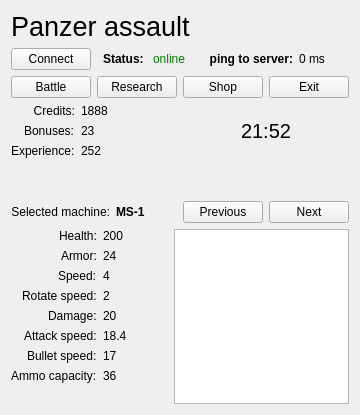
<?xml version="1.0" encoding="UTF-8"?>
<ui version="4.0">
 <class>UserForm</class>
 <widget class="QWidget" name="UserForm">
  <property name="geometry">
   <rect>
    <x>0</x>
    <y>0</y>
    <width>338</width>
    <height>415</height>
   </rect>
  </property>
  <property name="windowTitle">
   <string>Form</string>
  </property>
  <property name="styleSheet">
   <string notr="true">font-family: &quot;Yu Gothic&quot;;</string>
  </property>
  <layout class="QVBoxLayout" name="verticalLayout">
   <item>
    <widget class="QLabel" name="title">
     <property name="styleSheet">
      <string notr="true">font-family: &quot;Yu Gothic&quot;;
font-size: 20pt;</string>
     </property>
     <property name="text">
      <string>Panzer assault</string>
     </property>
    </widget>
   </item>
   <item>
    <layout class="QHBoxLayout" name="serverInfoLine">
     <item>
      <widget class="QPushButton" name="buttonConnect">
       <property name="text">
        <string>Connect</string>
       </property>
      </widget>
     </item>
     <item>
      <widget class="QLabel" name="status">
       <property name="styleSheet">
        <string notr="true">font-size: 9pt; font-weight: bold;</string>
       </property>
       <property name="text">
        <string>Status: </string>
       </property>
       <property name="alignment">
        <set>Qt::AlignRight|Qt::AlignTrailing|Qt::AlignVCenter</set>
       </property>
      </widget>
     </item>
     <item>
      <widget class="QLabel" name="statusNow">
       <property name="styleSheet">
        <string notr="true">font-size: 9pt; color: green;</string>
       </property>
       <property name="text">
        <string>online</string>
       </property>
      </widget>
     </item>
     <item>
      <widget class="QLabel" name="ping">
       <property name="styleSheet">
        <string notr="true">font-size: 9pt; font-weight: bold;</string>
       </property>
       <property name="text">
        <string>ping to server:</string>
       </property>
       <property name="alignment">
        <set>Qt::AlignRight|Qt::AlignTrailing|Qt::AlignVCenter</set>
       </property>
      </widget>
     </item>
     <item>
      <widget class="QLabel" name="pingMs">
       <property name="styleSheet">
        <string notr="true">font-size: 9pt;</string>
       </property>
       <property name="text">
        <string>0 ms</string>
       </property>
      </widget>
     </item>
    </layout>
   </item>
   <item>
    <layout class="QHBoxLayout" name="buttonsLine">
     <item>
      <widget class="QPushButton" name="buttonBattle">
       <property name="text">
        <string>Battle</string>
       </property>
      </widget>
     </item>
     <item>
      <widget class="QPushButton" name="buttonResearch">
       <property name="text">
        <string>Research</string>
       </property>
      </widget>
     </item>
     <item>
      <widget class="QPushButton" name="buttonShop">
       <property name="text">
        <string>Shop</string>
       </property>
      </widget>
     </item>
     <item>
      <widget class="QPushButton" name="buttonExit">
       <property name="text">
        <string>Exit</string>
       </property>
      </widget>
     </item>
    </layout>
   </item>
   <item>
    <layout class="QHBoxLayout" name="accountInfo">
     <item>
      <layout class="QFormLayout" name="infoForm">
       <property name="labelAlignment">
        <set>Qt::AlignRight|Qt::AlignTrailing|Qt::AlignVCenter</set>
       </property>
       <item row="0" column="0">
        <widget class="QLabel" name="credits">
         <property name="styleSheet">
          <string notr="true">font-size: 9pt;</string>
         </property>
         <property name="text">
          <string>Credits:</string>
         </property>
         <property name="alignment">
          <set>Qt::AlignRight|Qt::AlignTrailing|Qt::AlignVCenter</set>
         </property>
        </widget>
       </item>
       <item row="0" column="1">
        <widget class="QLabel" name="creditsAmong">
         <property name="styleSheet">
          <string notr="true">font-size: 9pt;</string>
         </property>
         <property name="text">
          <string>1888</string>
         </property>
        </widget>
       </item>
       <item row="2" column="0">
        <widget class="QLabel" name="experience">
         <property name="styleSheet">
          <string notr="true">font-size: 9pt;</string>
         </property>
         <property name="text">
          <string>Experience:</string>
         </property>
        </widget>
       </item>
       <item row="2" column="1">
        <widget class="QLabel" name="experienceAmong">
         <property name="styleSheet">
          <string notr="true">font-size: 9pt;</string>
         </property>
         <property name="text">
          <string>252</string>
         </property>
        </widget>
       </item>
       <item row="1" column="0">
        <widget class="QLabel" name="bonuses">
         <property name="styleSheet">
          <string notr="true">font-size: 9pt;</string>
         </property>
         <property name="text">
          <string>Bonuses:</string>
         </property>
        </widget>
       </item>
       <item row="1" column="1">
        <widget class="QLabel" name="bonucesAmong">
         <property name="styleSheet">
          <string notr="true">font-size: 9pt;</string>
         </property>
         <property name="text">
          <string>23</string>
         </property>
        </widget>
       </item>
      </layout>
     </item>
     <item>
      <widget class="QLabel" name="timeUser">
       <property name="styleSheet">
        <string notr="true">font-family: &quot;Yu Gothic&quot;;
font-size: 15pt</string>
       </property>
       <property name="text">
        <string>21:52</string>
       </property>
       <property name="alignment">
        <set>Qt::AlignCenter</set>
       </property>
      </widget>
     </item>
    </layout>
   </item>
   <item>
    <spacer name="verticalSpacer">
     <property name="orientation">
      <enum>Qt::Vertical</enum>
     </property>
     <property name="sizeHint" stdset="0">
      <size>
       <width>20</width>
       <height>10</height>
      </size>
     </property>
    </spacer>
   </item>
   <item>
    <layout class="QHBoxLayout" name="machineInfo">
     <item>
      <widget class="QLabel" name="machine">
       <property name="styleSheet">
        <string notr="true">font-size: 9pt;</string>
       </property>
       <property name="text">
        <string>Selected machine:</string>
       </property>
       <property name="alignment">
        <set>Qt::AlignRight|Qt::AlignTrailing|Qt::AlignVCenter</set>
       </property>
      </widget>
     </item>
     <item>
      <widget class="QLabel" name="machineName">
       <property name="styleSheet">
        <string notr="true">font-size: 9pt; font-weight: bold;</string>
       </property>
       <property name="text">
        <string>MS-1</string>
       </property>
      </widget>
     </item>
     <item>
      <widget class="QPushButton" name="buttonPrev">
       <property name="text">
        <string>Previous</string>
       </property>
      </widget>
     </item>
     <item>
      <widget class="QPushButton" name="buttonNext">
       <property name="text">
        <string>Next</string>
       </property>
      </widget>
     </item>
    </layout>
   </item>
   <item>
    <layout class="QHBoxLayout" name="machinePreview">
     <item>
      <layout class="QFormLayout" name="machineCharacteristics">
       <property name="labelAlignment">
        <set>Qt::AlignRight|Qt::AlignTrailing|Qt::AlignVCenter</set>
       </property>
       <item row="0" column="0">
        <widget class="QLabel" name="health">
         <property name="styleSheet">
          <string notr="true">font-size: 9pt;</string>
         </property>
         <property name="text">
          <string>Health:</string>
         </property>
        </widget>
       </item>
       <item row="0" column="1">
        <widget class="QLabel" name="healthAmong">
         <property name="styleSheet">
          <string notr="true">font-size: 9pt;</string>
         </property>
         <property name="text">
          <string>200</string>
         </property>
        </widget>
       </item>
       <item row="2" column="0">
        <widget class="QLabel" name="speed">
         <property name="styleSheet">
          <string notr="true">font-size: 9pt;</string>
         </property>
         <property name="text">
          <string>Speed:</string>
         </property>
        </widget>
       </item>
       <item row="2" column="1">
        <widget class="QLabel" name="speedAmong">
         <property name="styleSheet">
          <string notr="true">font-size: 9pt;</string>
         </property>
         <property name="text">
          <string>4</string>
         </property>
        </widget>
       </item>
       <item row="3" column="0">
        <widget class="QLabel" name="rotateSpeed">
         <property name="styleSheet">
          <string notr="true">font-size: 9pt;</string>
         </property>
         <property name="text">
          <string>Rotate speed:</string>
         </property>
        </widget>
       </item>
       <item row="3" column="1">
        <widget class="QLabel" name="rotateSpeedAmong">
         <property name="styleSheet">
          <string notr="true">font-size: 9pt;</string>
         </property>
         <property name="text">
          <string>2</string>
         </property>
        </widget>
       </item>
       <item row="4" column="0">
        <widget class="QLabel" name="damage">
         <property name="styleSheet">
          <string notr="true">font-size: 9pt;</string>
         </property>
         <property name="text">
          <string>Damage:</string>
         </property>
        </widget>
       </item>
       <item row="4" column="1">
        <widget class="QLabel" name="damageAmong">
         <property name="styleSheet">
          <string notr="true">font-size: 9pt;</string>
         </property>
         <property name="text">
          <string>20</string>
         </property>
        </widget>
       </item>
       <item row="5" column="0">
        <widget class="QLabel" name="attackSpeed">
         <property name="styleSheet">
          <string notr="true">font-size: 9pt;</string>
         </property>
         <property name="text">
          <string>Attack speed:</string>
         </property>
        </widget>
       </item>
       <item row="5" column="1">
        <widget class="QLabel" name="attackSpeedAmong">
         <property name="styleSheet">
          <string notr="true">font-size: 9pt;</string>
         </property>
         <property name="text">
          <string>18.4</string>
         </property>
        </widget>
       </item>
       <item row="1" column="0">
        <widget class="QLabel" name="armor">
         <property name="styleSheet">
          <string notr="true">font-size: 9pt;</string>
         </property>
         <property name="text">
          <string>Armor:</string>
         </property>
        </widget>
       </item>
       <item row="1" column="1">
        <widget class="QLabel" name="armorAmong">
         <property name="styleSheet">
          <string notr="true">font-size: 9pt;</string>
         </property>
         <property name="text">
          <string>24</string>
         </property>
        </widget>
       </item>
       <item row="6" column="0">
        <widget class="QLabel" name="bulletSpeed">
         <property name="styleSheet">
          <string notr="true">font-size: 9pt;</string>
         </property>
         <property name="text">
          <string>Bullet speed:</string>
         </property>
        </widget>
       </item>
       <item row="6" column="1">
        <widget class="QLabel" name="bulletSpeedAmong">
         <property name="styleSheet">
          <string notr="true">font-size: 9pt;</string>
         </property>
         <property name="text">
          <string>17</string>
         </property>
        </widget>
       </item>
       <item row="7" column="0">
        <widget class="QLabel" name="ammoCapacity">
         <property name="styleSheet">
          <string notr="true">font-size: 9pt;</string>
         </property>
         <property name="text">
          <string>Ammo capacity:</string>
         </property>
        </widget>
       </item>
       <item row="7" column="1">
        <widget class="QLabel" name="ammoCapacityAmong">
         <property name="styleSheet">
          <string notr="true">font-size: 9pt;</string>
         </property>
         <property name="text">
          <string>36</string>
         </property>
        </widget>
       </item>
      </layout>
     </item>
     <item>
      <widget class="QGraphicsView" name="machineSkin">
       <property name="sizePolicy">
        <sizepolicy hsizetype="Expanding" vsizetype="Expanding">
         <horstretch>0</horstretch>
         <verstretch>0</verstretch>
        </sizepolicy>
       </property>
       <property name="maximumSize">
        <size>
         <width>175</width>
         <height>175</height>
        </size>
       </property>
       <property name="sizeIncrement">
        <size>
         <width>1</width>
         <height>1</height>
        </size>
       </property>
       <property name="baseSize">
        <size>
         <width>1</width>
         <height>1</height>
        </size>
       </property>
      </widget>
     </item>
    </layout>
   </item>
  </layout>
 </widget>
 <resources/>
 <connections/>
</ui>
